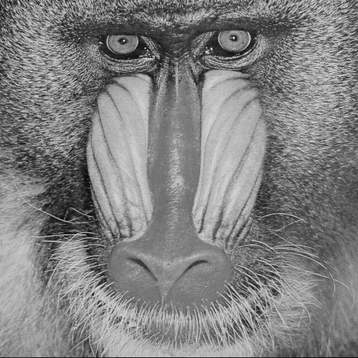
#> input picture images/baboon_monocromatica.png, 358 x 358 px, shrunk from 512 x 512 before the run
$ python bits_level.py
#> lines starting #> are read from the running program, lines starting #| are printed output that depends on the picture
### t1/utils.py
import numpy as np
import matplotlib.pyplot as plt


# [16 lines left out: functions verifica_dtype, plot_image, not called in this run]

def get_out_path(img_name: str):
    return f'../output_t1/{img_name}.png'

### t1/bits_level.py
from skimage import io, img_as_ubyte
from skimage.io import imsave
from utils import get_out_path

baboon_mono = io.imread('../images/baboon_monocromatica.png')
#> baboon_mono is the input picture: shape (358, 358); min 0, max 234, mean 129.2


bit_channels_list = []
titles = []

for i in range(8):
    # Desloca os bits
    shifted = baboon_mono >> i
    # Isola o bit menos significativo
    bit_channel = shifted & 1
    bit_channels_list.append(bit_channel)
    # Titulos das imagens
    titles.append(f'Plano de bits {i}')
#> this loop made 8 passes
#> pass 1, `bit_channel = shifted & 1`:
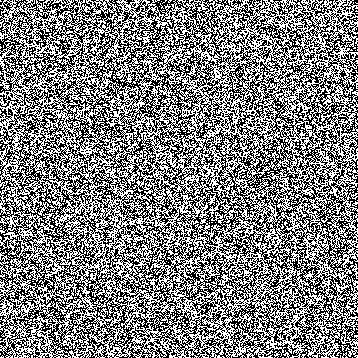
#> bit_channel: shape (358, 358); values 0 (black) and 1 (white), 50% white; black in thin lines or dots
#> pass 2, `shifted = baboon_mono >> i`:
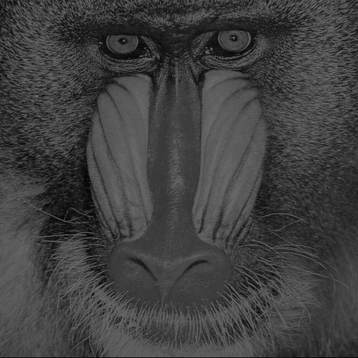
#> shifted: shape (358, 358); min 0, max 117, mean 64.3
#> pass 2, `bit_channel = shifted & 1`:
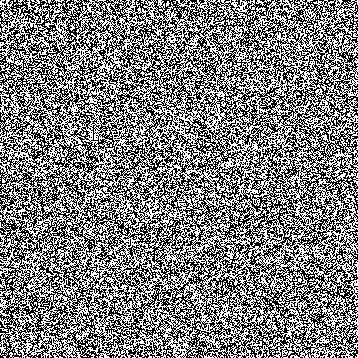
#> bit_channel: shape (358, 358); values 0 (black) and 1 (white), 49.9% white in thin lines or dots
#> pass 3, `shifted = baboon_mono >> i`:
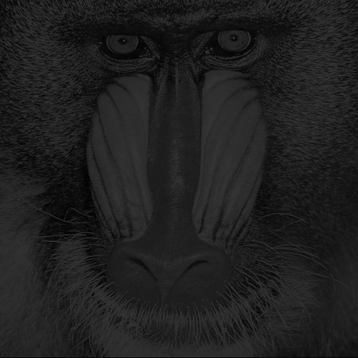
#> shifted: shape (358, 358); min 0, max 58, mean 31.9
#> after the loop, bit_channels_list = 8 items; titles = ['Plano de bits 0', 'Plano de bits 1', 'Plano de bits 2', 'Plano de bits 3', 'Plano de bits 4', 'Plano de bits 5', 'Plano de bits 6', 'Plano de bits 7']

# Salva 1 por 1:
for img, title  in zip(bit_channels_list, titles):
    # Escalar as imagens para plotar
    img = img * 255
    imsave(get_out_path(title), img)
#> this loop made 8 passes
#> title on passes 1 to 8: 'Plano de bits 0', 'Plano de bits 1', 'Plano de bits 2', 'Plano de bits 3', 'Plano de bits 4', 'Plano de bits 5', 'Plano de bits 6', 'Plano de bits 7'
#> pass 3, `img = img * 255`:
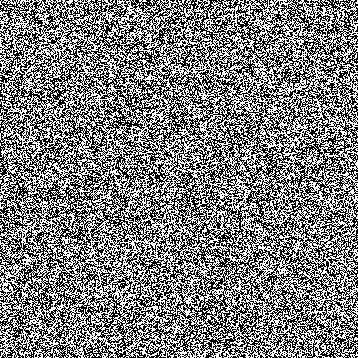
#> img: shape (358, 358); 49.6% white in thin lines or dots

$ run again, with images/1970_copa_pele_abraco.png copied over images/baboon_monocromatica.png
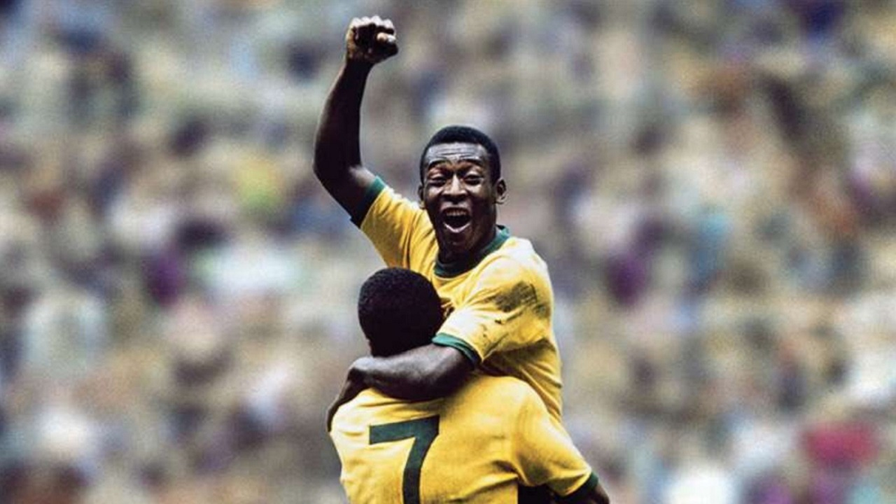
#> input picture images/1970_copa_pele_abraco.png, 896 x 504 px, shrunk from 1280 x 720 before the run
#> baboon_mono is the input picture: shape (504, 896, 3); mean R, G, B 142.3, 136.8, 127.7
#> the loop `for i in range(8):` made 8 passes
#> pass 3, `shifted = baboon_mono >> i`:
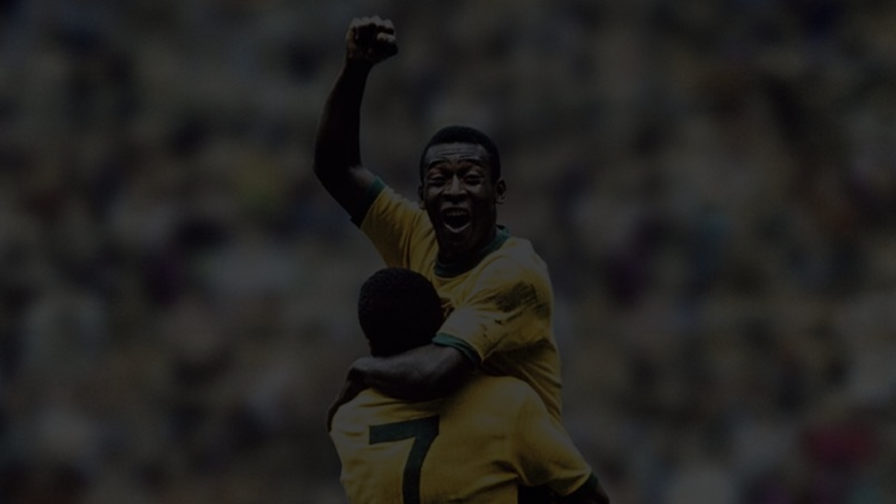
#> shifted: shape (504, 896, 3); mean R, G, B 35.2, 33.8, 31.6
#> after the loop `for i in range(8):`: bit_channels_list = 8 items; titles = ['Plano de bits 0', 'Plano de bits 1', 'Plano de bits 2', 'Plano de bits 3', 'Plano de bits 4', 'Plano de bits 5', 'Plano de bits 6', 'Plano de bits 7']
#> the loop `for img, title  in zip(bit_channels_list, titles):` made 8 passes
#> title on passes 1 to 8: 'Plano de bits 0', 'Plano de bits 1', 'Plano de bits 2', 'Plano de bits 3', 'Plano de bits 4', 'Plano de bits 5', 'Plano de bits 6', 'Plano de bits 7'
#> pass 3, `img = img * 255`:
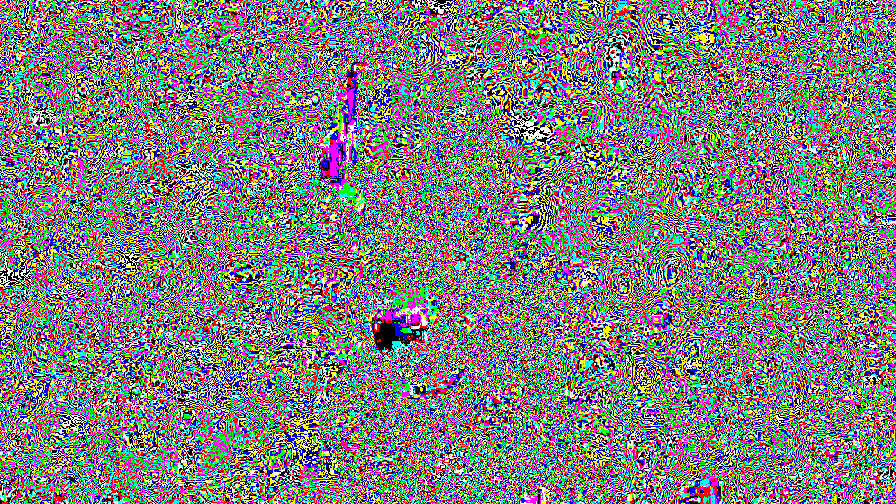
#> img: shape (504, 896, 3); mean of channels 0, 1, 2 127.6, 127.2, 127.7; drawn as R, G, B

$ run again, with images/SILVER_Jules-Oldroyd_She-who-dares.png copied over images/baboon_monocromatica.png
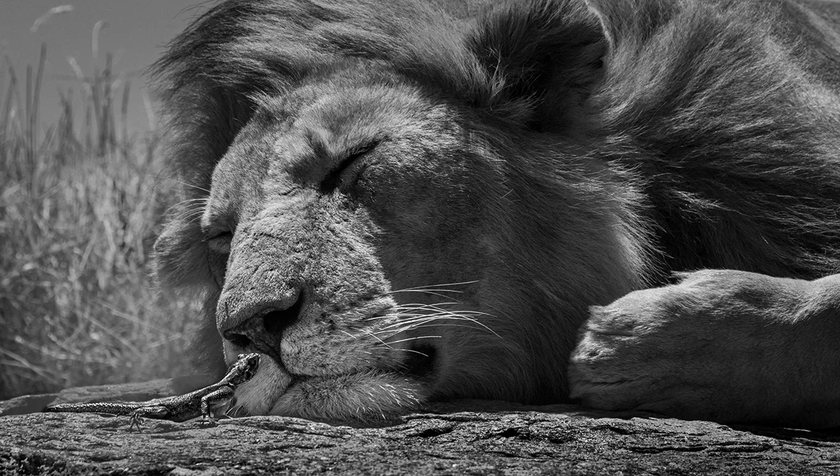
#> input picture images/SILVER_Jules-Oldroyd_She-who-dares.png, 840 x 476 px, shrunk from 1200 x 680 before the run
#> baboon_mono is the input picture: shape (476, 840, 3); mean R, G, B 79.2, 79.2, 79.2
#> the loop `for i in range(8):` made 8 passes
#> pass 3, `shifted = baboon_mono >> i`:
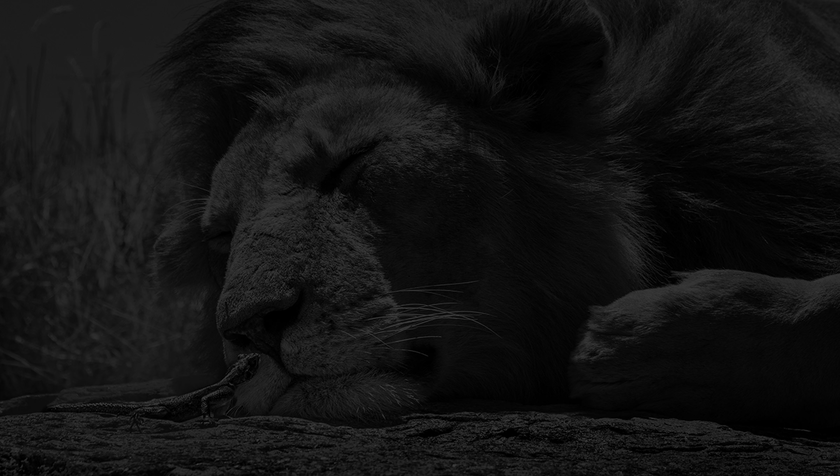
#> shifted: shape (476, 840, 3); mean R, G, B 19.4, 19.4, 19.4
#> after the loop `for i in range(8):`: bit_channels_list = 8 items; titles = ['Plano de bits 0', 'Plano de bits 1', 'Plano de bits 2', 'Plano de bits 3', 'Plano de bits 4', 'Plano de bits 5', 'Plano de bits 6', 'Plano de bits 7']
#> the loop `for img, title  in zip(bit_channels_list, titles):` made 8 passes
#> title on passes 1 to 8: 'Plano de bits 0', 'Plano de bits 1', 'Plano de bits 2', 'Plano de bits 3', 'Plano de bits 4', 'Plano de bits 5', 'Plano de bits 6', 'Plano de bits 7'
#> pass 3, `img = img * 255`:
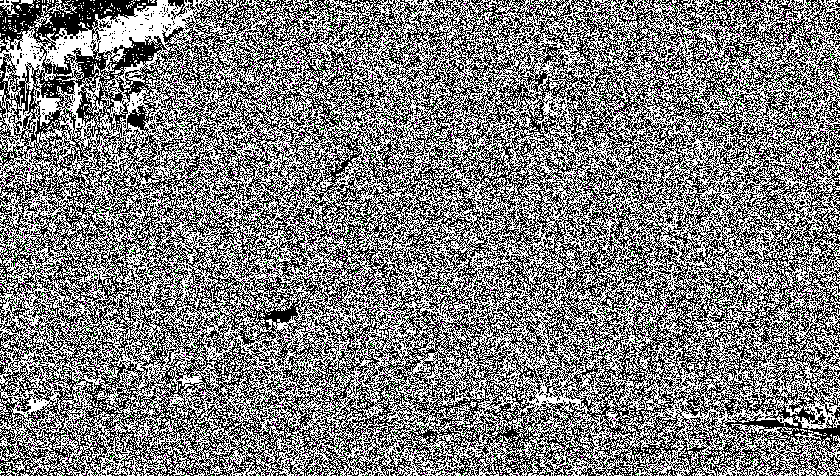
#> img: shape (476, 840, 3); mean of channels 0, 1, 2 127.3, 127.3, 127.3; drawn as R, G, B
